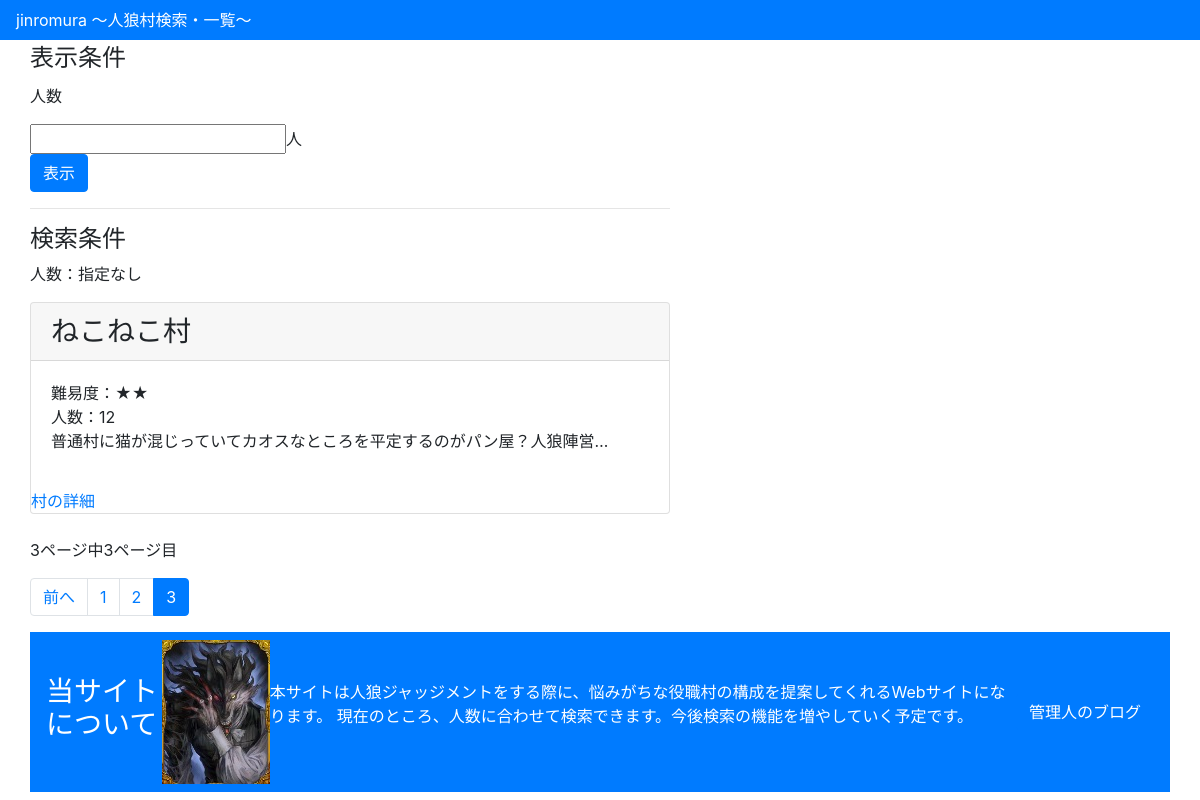
Before: /jinromura/?page=3 with the older database file.
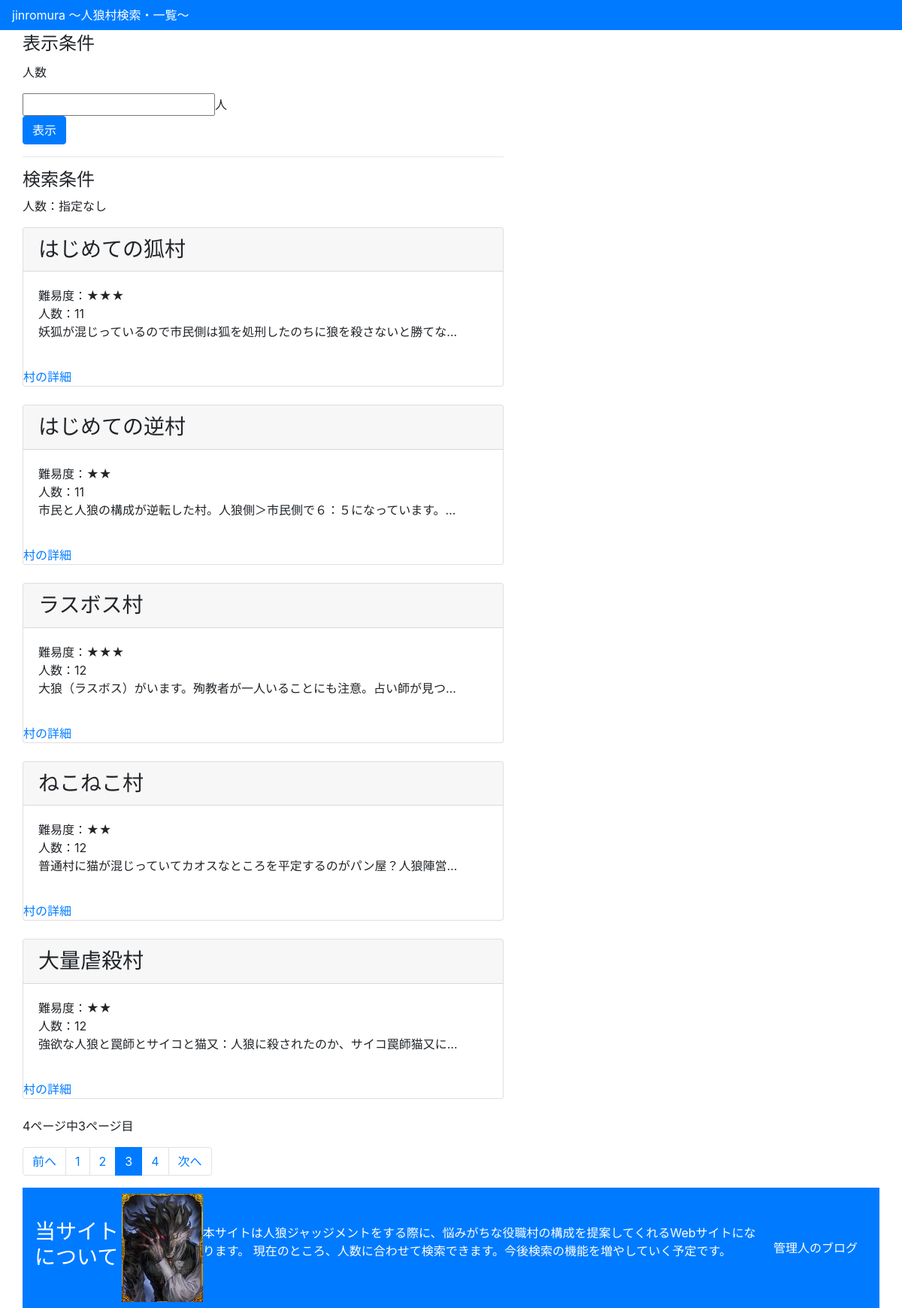
After: the same page with the newer database file.
### jinromura/models.py (models this page shows, shortened)
class Village(models.Model):
    name = models.CharField('村名',max_length=40)
    people = models.IntegerField('人数',default=0)
    level = models.IntegerField('難易度',default=0)
    category = models.CharField('種類',max_length=200)
    description = models.CharField('説明',max_length=200)
    citizen = models.IntegerField('市民',default=0)
    werewolf = models.IntegerField('人狼',default=0)
    hunter = models.IntegerField('狩人',default=0)
    f_teller = models.IntegerField('占い師',default=0)
    shaman = models.IntegerField('霊能者',default=0)
    dspcho = models.IntegerField('狂人',default=0)
    straw_doll = models.IntegerField('わら人形',default=0)
    lover = models.IntegerField('恋人',default=0)
    fox = models.IntegerField('妖狐',default=0)
    nekomata = models.IntegerField('猫又',default=0)
    black_cat = models.IntegerField('黒猫',default=0)
    thief = models.IntegerField('怪盗',default=0)
    psyco = models.IntegerField('サイコ',default=0)
    martydom = models.IntegerField('殉教者',default=0)
    bakery = models.IntegerField('パン屋',default=0)
    mayor = models.IntegerField('市長',default=0)
    trap_nurses = models.IntegerField('罠師',default=0)
    big_wolf = models.IntegerField('大狼',default=0)
    fugitive = models.IntegerField('逃亡者',default=0)
    zombi = models.IntegerField('ゾンビ',default=0)
    teruteru = models.IntegerField('てるてる坊主',default=0)
    wiseman = models.IntegerField('賢者',default=0)
    slave = models.IntegerField('奴隷',default=0)
    aristcracy = models.IntegerField('貴族',default=0)
    wolfboy = models.IntegerField('狼少年',default=0)
    santa = models.IntegerField('サンタ',default=0)
    pigman = models.IntegerField('豚男',default=0)
    cursed = models.IntegerField('呪われし者',default=0)
    dictator = models.IntegerField('独裁者',default=0)
    assassin = models.IntegerField('暗殺者',default=0)
    sorcerer = models.IntegerField('妖術師',default=0)
    bat = models.IntegerField('コウモリ',default=0)
    queen = models.IntegerField('女王',default=0)
    sasaki = models.IntegerField('ささやく狂人',default=0)
    fanatic = models.IntegerField('狂信者',default=0)
    goyoku = models.IntegerField('強欲な人狼',default=0)
    wisewolf = models.IntegerField('賢狼',default=0)
    noisywolf = models.IntegerField('饒舌な人狼',default=0)
    doctor = models.IntegerField('医者',default=0)

### jinromura/views.py (the view)
# urls.py: path('', views.IndexView.as_view(), name='index'),
class IndexView(generic.ListView):
    model = Village
    template_name = 'jinromura/index.html'
    paginate_by = 5
    def get_context_data(self, **kwargs):
        context = super(IndexView, self).get_context_data(**kwargs)
        object_list = self.model.objects.all().order_by('people')
        context['village_list'] = object_list
        return context
    def get_queryset(self):
        object_list = self.model.objects.all().order_by('people')
        q_people = self.request.GET.get('people')
        if q_people is not None:
            if q_people != "":
                object_list =object_list.filter(people=q_people)
        return object_list

### jinromura/templatetags/pagination.py (called while the page is built)
@register.simple_tag
def query_pagination(request, page_number):
    querydict = request.GET.copy()
    querydict['page'] = str(page_number)
    return querydict.urlencode()

### jinromura/templatetags/people_filters.py (called while the page is built)
@register.filter
def people(querydict):
    people = querydict.get('people')
    return "" if people is None else people

### jinromura/templatetags/range.py (called while the page is built)
@register.filter(name='range')
def _range(_min, args=None):
    _max, _step = None, None
    if args:
        if not isinstance(args, int):
            _max, _step = map(int, args.split(','))
        else:
            _max = args
    args = filter(None, (_min,_max,_step))
    return range(*args)

### jinromura/templates/jinromura/index.html (shortened to what this page needs)
{% load staticfiles %}
{% load static %}
{% load range %}
{% load people_filters %}
{% load pagination %}
<html>
  <head>
    <link rel="stylesheet" type="text/css" href="{% static 'css/bootstrap.css' %}" />
  </head>
  <body>
    <div>
      <nav class="navbar navbar-expand-lg navbar-light bg-primary text-white">
        jinromura 〜人狼村検索・一覧〜
      </nav>
    </div>
    <div class="container">
      <div class="row">
        <div id="contents">
          <form method="get" action="" name="filter_form">
            <legend>表示条件</legend>
            <p>人数</p>
            <div>
              <input type="number" id="filter_people"
                  name="people"
                  value={{ request.GET|people }}>人
            </div>
            <button class="btn btn-primary" id="filter">表示</button>
          </form>
          <hr>
          <h4>検索条件</h4>
          {% if request.GET|people %}
          <p>人数：{{request.GET|people}}</p>
          {% else %}
          <p>人数：指定なし</p>
          {% endif %}
          {% if object_list %}
            {% for village in object_list %}
            <div class="card" style="width:40rem;">
              <h3 class="card-header">{{ village.name }}</h3>
              <p class="card-body">難易度：{% for value in village.level|range %}★{% endfor %}
                <br>人数：{{ village.people }}
                <br>{{ village.description|truncatechars:35 }}
              </p>
              <a href="{% url 'detail' village.id %}" class="card-link">村の詳細</a>
            </div>
            <br>
            {% endfor %}
          {% else %}
            <p>条件に該当する村は見つかりませんでした。</p>
          {% endif %}
          {% if is_paginated %}
            <p>{{ page_obj.paginator.num_pages }}ページ中{{ page_obj.number }}ページ目</p>
            <nav>
              <ul class="pagination">
                  {% if page_obj.has_previous %}
                      <li class="page-item"><a class="page-link" href="{% url 'index' %}?{% query_pagination request page_obj.previous_page_number %}">前へ</a></li>
                  {% endif %}
                  {% for link_page in page_obj.paginator.page_range %}
                      {% if link_page == page_obj.number %}
                          <li class="page-item active"><span class="page-link" href="#">{{ link_page }}</span></li>
                      {% else %}
                          <li class="page-item"><a class="page-link" href="{% url 'index' %}?{% query_pagination request link_page %}">{{ link_page }}</a></li>
                      {% endif %}
                  {% endfor %}
                  {% if page_obj.has_next %}
                      <li class="page-item"><a class="page-link" href="{% url 'index' %}?{% query_pagination request page_obj.next_page_number %}">次へ</a></li>
                  {% endif %}
              </ul>
            </nav>
            {% endif %}
          </div>
          <div>
            <nav class="navbar navbar-expand-lg navbar-light bg-primary text-white">
              <h3>当サイトについて</h3>
              <br>
              <img src="{% static "img/werewolf.jpg" %}" alt="Werewolf image">
              <br>
              <p>
                本サイトは人狼ジャッジメントをする際に、悩みがちな役職村の構成を提案してくれるWebサイトになります。
                現在のところ、人数に合わせて検索できます。今後検索の機能を増やしていく予定です。
              </p>
              <a class="btn btn-primary" href="https://takaxtech.com/">管理人のブログ</a>
            </nav>
          </div>
      </div>
    </body>
</html>

Changed rows visible on the page:
now on this page (row edited): Village: name "はじめての狐村", level 3 (drawn), people "11", description "妖狐が混じっているので市民側は狐を処刑したのちに狼を殺さないと勝てな…"
added Village: name "はじめての逆村", level 2 (drawn), people "11", description "市民と人狼の構成が逆転した村。人狼側＞市民側で６：５になっています。…"
now on this page (row unchanged): Village: name "ラスボス村", level 3 (drawn), people "12", description "大狼（ラスボス）がいます。殉教者が一人いることにも注意。占い師が見つ…"
added Village: name "大量虐殺村", level 2 (drawn), people "12", description "強欲な人狼と罠師とサイコと猫又：人狼に殺されたのか、サイコ罠師猫又に…"
Other visible differences:
{{ page_obj.paginator.num_pages }}: "3" → "4"
new list line: "4"
text now shown: "次へ"
